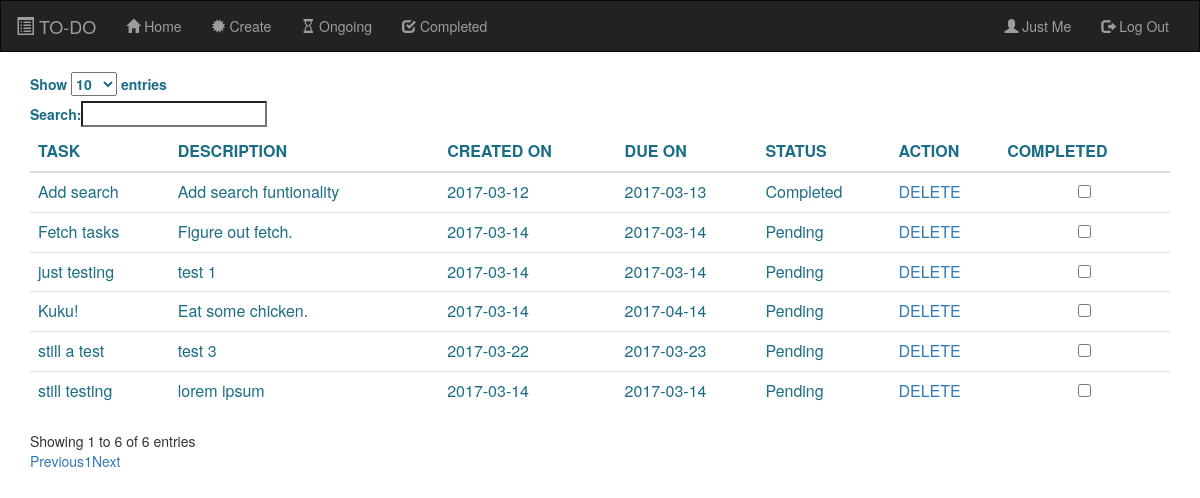
Screenshot of /details.php (signed in) with the database file from the repository.
### tables this page shows
CREATE TABLE IF NOT EXISTS `tasks` (
  `id` int(20) NOT NULL,
  `names` varchar(100) NOT NULL,
  `description` varchar(100) NOT NULL,
  `date_entered` date NOT NULL,
  `date_due` date NOT NULL,
  `status` varchar(25) NOT NULL DEFAULT 'Pending',
  `users` varchar(100) NOT NULL
);

### details.php (the view, shortened to what this page needs)
<html lang="en">
<head>
    <link rel="stylesheet" href="boot/css/bootstrap.css"/>
    <link rel="stylesheet" href="boot/css/custom.css">
    <link rel="stylesheet" href="boot/css/dataTables.css"/>
</head>
<body>
<?php include 'nav.php' ?>
<div class="container">
    <table class="table" id="example">
        <thead>
            <tr>
                <th>TASK</th>
                <th>DESCRIPTION</th>
                <th>CREATED ON</th>
                <th>DUE ON</th>
                <th>STATUS</th>
                <th>ACTION</th>
                <th>COMPLETED</th>
            </tr>
        </thead>
        <tbody>
        <?php
        include 'connect.php';
        $sql ="select * from tasks ORDER BY status DESC, date_due ASC";
        $result = mysqli_query($db,$sql);
        while($row =mysqli_fetch_row($result) )
        {
            $id = $row[0];
            echo "<tr>";
            echo "<td>$row[1]</td>";
            echo "<td>$row[2]</td>";
            echo "<td>$row[3]</td>";
            echo "<td>$row[4]</td>";
            echo "<td>$row[5]</td>";
            echo "<td><a name='btndelete' href='_deleteongoing.php?id=$id'>DELETE</a></td>";
            echo "<td><center><input id='checkbox' name='checkbox' type='checkbox'></center></td>";
            echo "</tr>";
        }
        ?>
        </tbody>
    </table>
</div>
<link rel="stylesheet" href="boot/css/dataTables.css"/>
</body>
</html>

### nav.php (shortened to what this page needs)
<nav class="navbar navbar-inverse">
    <div class="container-fluid">
        <div class="navbar-header">
            <a class="navbar-brand" href="index.php"><span class="glyphicon glyphicon-list-alt"></span> TO-DO</a>
        </div>
        <div class="collapse navbar-collapse" id="myNavbar">
            <ul class="nav navbar-nav">
                <li><a href="index.php"><span class="glyphicon glyphicon-home nav-pills"></span> Home</a></li>
                <li><a href="newtask.php"><span class="glyphicon glyphicon-certificate"></span> Create</a></li>
                <li><a href="ongoing.php"><span class="glyphicon glyphicon-hourglass"></span> Ongoing</a></li>
                <li><a href="completed.php"><span class="glyphicon glyphicon-check"></span> Completed</a></li>
            </ul>
            <ul class="nav navbar-nav navbar-right">
                <li><a href="account.php"><span class="glyphicon glyphicon-user"></span> <?Php echo $_SESSION['names'] ?></a></li>
                <li><a href="_logout.php"><span class="glyphicon glyphicon-log-out"></span> Log Out</a></li>
            </ul>
        </div>
    </div>
</nav>

### boot/css/custom.css (style rules this page uses)
body { background-image: url('images/background.png'); background-repeat: no-repeat; background-size: 100%; background-position: top left; }
h1,h2,h3,h4,h5,h6,p,label,th,td { color: #1b6d85 }
.navbar { border-radius: 0; }
input { border-radius: 0; }

### rows the page displays
tasks: names "Fetch tasks", description "Figure out fetch.", date_entered "2017-03-14", date_due "2017-03-14", status "Pending"
tasks: names "just testing", description "test 1", date_entered "2017-03-14", date_due "2017-03-14", status "Pending"
tasks: names "still testing", description "lorem ipsum", date_entered "2017-03-14", date_due "2017-03-14", status "Pending"
tasks: names "still a test", description "test 3", date_entered "2017-03-22", date_due "2017-03-23", status "Pending"
tasks: names "Kuku!", description "Eat some chicken.", date_entered "2017-03-14", date_due "2017-04-14", status "Pending"
tasks: names "Add search", description "Add search funtionality", date_entered "2017-03-12", date_due "2017-03-13", status "Completed"

### other values shown
$_SESSION['names'] "Just Me"
